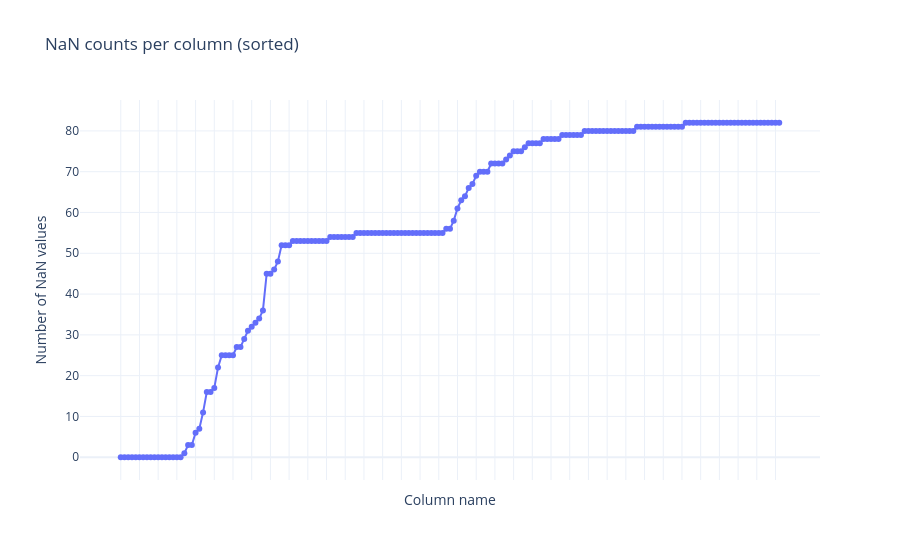

Notebook cell for this chart:
### Code cell
import plotly.express as px

s = ldn_ful_gdf.isna().sum().sort_values()

# Convert to DataFrame
df_nan = pd.DataFrame({
    "Column": s.index,
    "NaN Count": s.values
})

fig = px.line(
    df_nan,
    x="Column",
    y="NaN Count",
    labels={"Column": "Column name", "NaN Count": "Number of NaN values"},
    title="NaN counts per column (sorted)"
)

fig.update_traces(mode="lines+markers")

# Hide x-axis tick labels
fig.update_layout(
    xaxis=dict(showticklabels=False),
    template="plotly_white"
)

fig.show()

### Figure 1 — Plotly figure (JSON) as saved in the notebook; plotly's stock layout.template omitted (floating-point values rounded to 4 significant figures; data arrays with more than 128 entries replaced by an {"elided": "..."} marker saying what was removed)
{"data": [{"hovertemplate": "Column name=%{x}<br>Number of NaN values=%{y}<extra></extra>", "legendgroup": "", "line": {"color": "#636efa", "dash": "solid"}, "marker": {"symbol": "circle"}, "mode": "lines+markers", "name": "", "orientation": "v", "showlegend": false, "type": "scatter", "x": {"elided": "177 str values"}, "xaxis": "x", "y": {"elided": "177 int values"}, "yaxis": "y"}], "layout": {"legend": {"tracegroupgap": 0}, "title": {"text": "NaN counts per column (sorted)"}, "xaxis": {"anchor": "y", "domain": [0, 1], "showticklabels": false, "title": {"text": "Column name"}}, "yaxis": {"anchor": "x", "domain": [0, 1], "title": {"text": "Number of NaN values"}}}}
